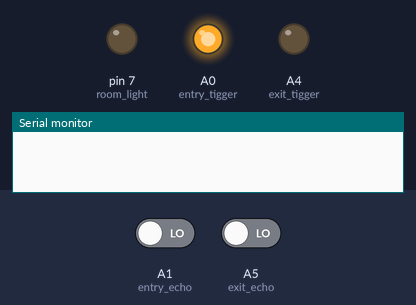
Bench run of a sketch on a simulated Arduino Uno, built with avr-gcc and run on an emulated ATmega328P. Shown: output pins drawn as LEDs (lit = HIGH), the last lines printed to the serial monitor. Inputs (shaded band) come from the test bench; at power-on: A1 (entry_echo) LOW, A5 (exit_echo) LOW.

Above: at 0.1 s.
At 1.1 s:
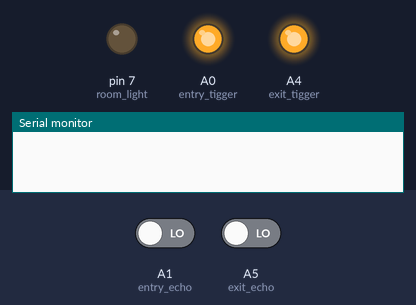
At 3.1 s:
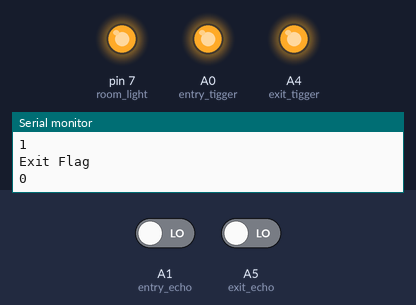
Timing chart, 0 to 4.6 s (numbered marks = the images above):
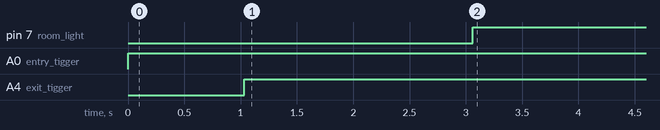

Measured:
- by itself, pin 7 (room_light): LOW → HIGH at 3.1 s
- by itself, A0 (entry_tigger): LOW → HIGH at 0.00 s
- by itself, A4 (exit_tigger): LOW → HIGH at 1.0 s

The sketch:

automatic_room_light_new.ino
```cpp
//defining entry count sensor pin number
#define entry_tigger A0
#define entry_echo A1

//defining exit count sensor pin number
#define exit_tigger A4
#define exit_echo A5

//define relay on pin
#define room_light 7

float entry_distance=0;
float exit_distance=0;

int entry_flag=0;
int exit_flag=0;

int person=0;


void setup() {
  Serial.begin(9600);// initialize serial communication at 9600 bits per second:

  // set pin mode for entry sensor:
    pinMode(entry_tigger,OUTPUT);
    pinMode(entry_echo,INPUT);

  //set pin mode for exit sensor
    pinMode(exit_tigger,OUTPUT);
    pinMode(exit_echo,INPUT);

  //set pin mode for room light
    pinMode(room_light,OUTPUT);

}

float entry_exit_read(int sensor_tigger, int sensor_echo){

  float time;
  float distance;

  digitalWrite(sensor_tigger,LOW);
  delayMicroseconds(2);
  digitalWrite(sensor_tigger,HIGH);
  delayMicroseconds(10);
  time=pulseIn(sensor_echo,HIGH);

  distance=(time*0.034)/2;

  return distance;

}

void loop() {
  // Read entry and exit distance:
  entry_distance=entry_exit_read(entry_tigger,entry_echo);
  delay(30);
  exit_distance=entry_exit_read(exit_tigger,exit_echo);
  delay(30);

  Serial.println("Entry Distance");
  Serial.println(entry_distance);

  Serial.println("Exit Distance");
  Serial.println(exit_distance);

  Serial.println("Persion: ");
  Serial.println(person);
  delay(1000);

  if(entry_distance<90 && entry_flag==0){
    entry_flag=1;

    if(exit_flag==0){

        person = person+1;
     }


  }else if(exit_distance<90 && exit_flag==0){
       exit_flag=1;

       if(entry_flag==0){

          person = person-1;
      }


  }else if(entry_distance>90 && exit_distance>90 && entry_flag==1 && exit_flag==1){
      entry_flag=0, exit_flag=0;
      delay(1000);
  }
  if(person>0){
       digitalWrite(room_light,HIGH);
    }else{
        digitalWrite(room_light,LOW);

      }

  Serial.println("Entry Flag");
  Serial.println(entry_flag);

  Serial.println("Exit Flag");
  Serial.println(exit_flag);
}
```
